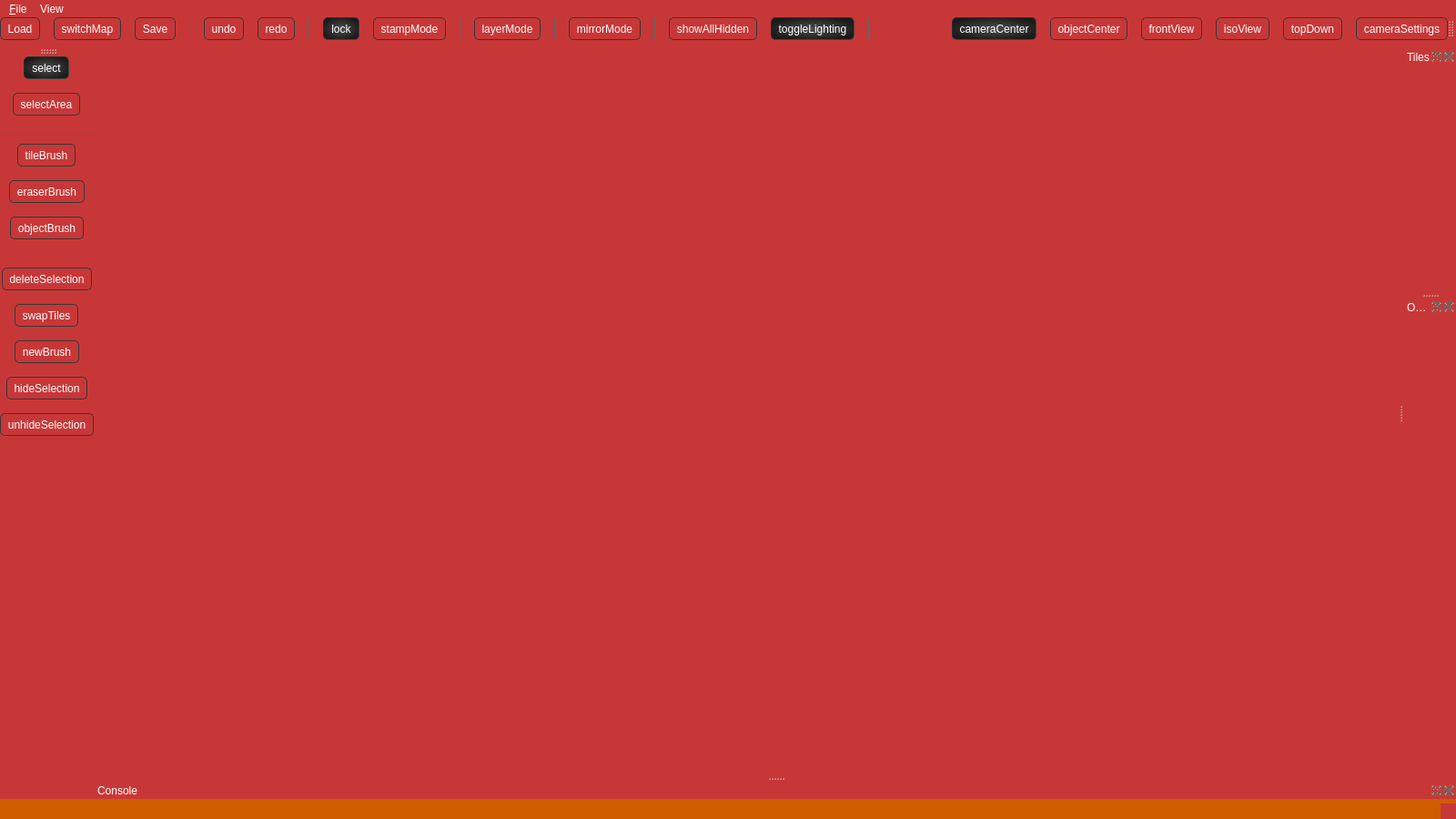
<?xml version="1.0" encoding="UTF-8"?>
<ui version="4.0">
 <class>Toolkit</class>
 <widget class="QMainWindow" name="Toolkit">
  <property name="geometry">
   <rect>
    <x>0</x>
    <y>0</y>
    <width>1600</width>
    <height>900</height>
   </rect>
  </property>
  <property name="windowTitle">
   <string>Build and Battle Toolkit 1.00.00</string>
  </property>
  <property name="styleSheet">
   <string notr="true">QWidget {
color: white;
background-color: rgb(200,55,55);
}

QComboBox
{
background-color: qlineargradient(spread:reflect, x1:0, y1:0.051, x2:0, y2:1, stop:0 rgba(97, 97, 97, 255), stop:0.642045 rgba(30, 30, 30, 255), stop:1 rgba(48, 48, 48, 255));
border: 1px solid rgb(30,30,30);
border-radius: 5px;
min-width: 6em;
padding: 1px 18px 1px 3px;
}

QStatusBar
{
	background-color: rgb(208, 93, 0);
}

QListView
{
background-color: rgb(30,30,30);
}

QComboBox:hover
{
background-color: qlineargradient(spread:reflect, x1:0, y1:0.051, x2:0, y2:1, stop:0 rgba(82, 82, 82, 255), stop:0.642045 rgba(14, 14, 14, 255), stop:1 rgba(61, 61, 61, 255));
border: 1px solid rgb(30,30,30);
border-radius: 5px;
min-width: 6em;
}

 QComboBox:!editable:on, QComboBox::drop-down:editable:on 
{
	background-color: qlineargradient(spread:reflect, x1:0, y1:0.051, x2:0, y2:1, stop:0 rgba(18, 18, 18, 255), stop:0.642045 rgba(84, 84, 84, 255), stop:0.994318 rgba(14, 14, 14, 255));
border: 1px solid rgb(30,30,30);
 }

QComboBox:down-arrow
{
background-color: transparent;
image: url(:/VecTB/icons/toolbars/Down_Arrow.png);
width: 7px;
height: 7px;
}

 QComboBox::drop-down 
{
     border-left: none; /*1px solid  rgb(100,100,100);*/
 }

 QComboBox QAbstractItemView 
{
selection-background-color:  rgb(90, 90, 90);
border: 1px solid rgb(100,100,100);
 }

/*
QGroupBox::title {
subcontrol-origin: margin;
left: 10px;
}
*/


QGroupBox {
border: 1px solid rgb(100,100,100);
border-radius: 5px;
margin-top: 1ex;
padding-top: 20px;
}

/*
QGroupBox::title
{
subcontrol-origin: margin;
}
*/

QLineEdit {
background-color: rgb(30,30,30);
border: 1px solid rgb(100,100,100);
}

QPushButton {
background-color: qlineargradient(spread:reflect, x1:0, y1:0.051, x2:0, y2:1, stop:0 rgba(97, 97, 97, 255), stop:0.642045 rgba(30, 30, 30, 255), stop:1 rgba(48, 48, 48, 255));
border-radius: 3px;
border: 1px solid rgb(100,100,100);
padding: 5px;
color: white;
min-width: 6em;
}

QPushButton:disabled {
background-color: rgb(100,100,100);
color: rgb(200,200,200);
border: 1px solid rgb(100,100,100);
min-width: 6em;
}

QPushButton:hover {
background-color: qlineargradient(spread:reflect, x1:0, y1:0.051, x2:0, y2:1, stop:0 rgba(236, 100, 0, 255), stop:0.625 rgba(255, 118, 18, 255), stop:1 rgba(196, 66, 0, 255));
}

QPushButton:pressed {
background-color: qlineargradient(spread:reflect, x1:0, y1:0.051, x2:0, y2:1, stop:0 rgba(209, 88, 0, 255), stop:0.625 rgba(118, 55, 8, 255), stop:1 rgba(176, 59, 0, 255));
border: 1px solid rgb(30,30,30);
}


/* QSpinBox and QDoubleSpinBox Section*/
QSpinBox,QDoubleSpinBox
{
background-color: rgb(30,30,30);
color: white;
border: 1px solid rgb(100,100,100);
min-width: 50px;
}

QLabel:disabled
{
color: rgb(200,200,200);
}

QLineEdit:disabled,QSpinBox:disabled,QDoubleSpinBox:disabled
{
background-color: rgb(100,100,100);
color: rgb(200,200,200);
border: 1px solid rgb(100,100,100);
min-width: 50px;
}

QSpinBox::up-button,QDoubleSpinBox::up-button
{
background-color: qlineargradient(spread:reflect, x1:0, y1:0.051, x2:0, y2:1, stop:0 rgba(97, 97, 97, 255), stop:0.642045 rgba(30, 30, 30, 255), stop:1 rgba(48, 48, 48, 255));
}

QSpinBox::down-button,QDoubleSpinBox::down-button
{
background-color: qlineargradient(spread:reflect, x1:0, y1:0.051, x2:0, y2:1, stop:0 rgba(97, 97, 97, 255), stop:0.642045 rgba(30, 30, 30, 255), stop:1 rgba(48, 48, 48, 255));
}

QSpinBox::up-button:hover,QDoubleSpinBox::up-button:hover
{
background-color: qlineargradient(spread:reflect, x1:0, y1:0.051, x2:0, y2:1, stop:0 rgba(236, 100, 0, 255), stop:0.625 rgba(255, 118, 18, 255), stop:1 rgba(196, 66, 0, 255));
}

QSpinBox::down-button:hover,QDoubleSpinBox::down-button:hover
{
background-color: qlineargradient(spread:reflect, x1:0, y1:0.051, x2:0, y2:1, stop:0 rgba(236, 100, 0, 255), stop:0.625 rgba(255, 118, 18, 255), stop:1 rgba(196, 66, 0, 255));
}

QSpinBox::up-button:pressed,QDoubleSpinBox::up-button:pressed
{
background-color: qlineargradient(spread:reflect, x1:0, y1:0.051, x2:0, y2:1, stop:0 rgba(124, 52, 0, 255), stop:0.625 rgba(36, 16, 2, 255), stop:1 rgba(97, 32, 0, 255));
}

QSpinBox::down-button:pressed,QDoubleSpinBox::down-button:pressed
{
background-color: qlineargradient(spread:reflect, x1:0, y1:0.051, x2:0, y2:1, stop:0 rgba(124, 52, 0, 255), stop:0.625 rgba(36, 16, 2, 255), stop:1 rgba(97, 32, 0, 255));
}

QSpinBox::up-button:disabled,QDoubleSpinBox::up-button:disabled
{
background-color: rgb(150,150,150);
}

QSpinBox::down-button:disabled,QDoubleSpinBox::down-button:disabled
{
background-color: rgb(150,150,150);
}

QSpinBox::up-arrow,QDoubleSpinBox::up-arrow
{
image: url(:/VecTB/icons/toolbars/Up_Arrow.png);
width: 6px;
height: 6px; 
}

QSpinBox::down-arrow,QDoubleSpinBox::down-arrow
{
image: url(:/VecTB/icons/toolbars/Down_Arrow.png);
width: 6px;
height: 6px; 
}

QSpinBox::up-arrow:hover,QDoubleSpinBox::up-arrow:hover
{
image: url(:/VecTB/icons/toolbars/Up_Arrow.png);
width: 6px;
height: 6px; 
}

QSpinBox::down-arrow:hover,QDoubleSpinBox::down-arrow:hover
{
image: url(:/VecTB/icons/toolbars/Down_Arrow.png);
width: 6px;
height: 6px; 
}

QSpinBox::up-arrow:disabled,QDoubleSpinBox::up-arrow:disabled
{
image: url(:/VecTB/icons/toolbars/Up_Arrow.png);
width: 6px;
height: 6px; 
}

QSpinBox::down-arrow:disabled,QDoubleSpinBox::down-arrow:disabled
{
image: url(:/VecTB/icons/toolbars/Down_Arrow.png);
width: 6px;
height: 6px; 
}
/* End of code for QSpinBox and QDoubleSpinBox*/


QMenuBar::item {
background-color: transparent;
}

QMenuBar::item:selected {
background-color: rgb(90, 90, 90);}

QMenu 
{
border: 1px solid transparent;
border-color: rgb(100, 100, 100);
min-width: 6em;
}

QMenu::separator 
{
background-color: rgb(100,100,100);
width: 1px;
height: 1px;
}

QMenu::item 
{
background-color: rgb(30, 30, 30);
}

QMenu::item:selected 
{
background-color: rgb(90, 90, 90);
}

QToolBar {
spacing: 15px;
border: 0px;
}

QToolBar::separator {
background-color: rgb(100,100,100);
width: 1px;
height: 1px;
}

/* TOOLBUTTON */

QToolButton
{
border-radius: 5px;
padding: 3px;
border: 1px solid rgb(55, 55, 55);
}

QToolButton:pressed
{
background-color: qradialgradient(spread:pad, cx:0.5, cy:0.5, radius:0.547, fx:0.5, fy:0.5, stop:0 rgba(77, 77, 77, 255), stop:1 rgba(27, 27, 27, 255));
border: 1px solid rgb(70, 70, 70);
padding: 3px;
border-radius: 5px;
}

QToolButton:hover {
background-color: rgb(90, 90, 90);
border-radius: 5px;
border: 1px solid rgb(70, 70, 70);
padding: 3px;
}

QToolButton[popupMode=&quot;1&quot;] { /* only for MenuButtonPopup */
    padding-right: 20px; /* make way for the popup button */
}

/* the subcontrols below are used only in the MenuButtonPopup mode */
QToolButton::menu-button {
	border: 1px solid rgb(55, 55, 55);
    border-top-right-radius: 5px;
    border-bottom-right-radius: 5px;
    /* 16px width + 4px for border = 20px allocated above */
    width: 16px;
}

QToolButton::menu-arrow {
    image: url(:/VecTB/icons/toolbars/Down_Arrow.png);
	width: 6px;
	height: 6px; 
}

QToolButton::menu-arrow:open {
    top: 1px; left: 1px; /* shift it a bit */
}

QToolButton:checked 
{
background-color: qradialgradient(spread:pad, cx:0.5, cy:0.5, radius:0.547, fx:0.5, fy:0.5, stop:0 rgba(77, 77, 77, 255), stop:1 rgba(27, 27, 27, 255));
border: 1px inset rgb(45, 45, 45);
padding: 3px;
border-radius: 5px;
}


/* END TOOLBUTTON */

QHeaderView::section {
background-color: rgb(70, 70, 70);
}

QTextEdit{
background-color: rgb(30,30,30);
border: 1px solid rgb(100,100,100);
}

QPlainTextEdit{
background-color: rgb(30,30,30);
border: 1px solid rgb(100,100,100);
}

QTreeWidget
{
background-color: rgb(30,30,30);
border: 1px solid rgb(100,100,100);
}

QListWidget
{
background-color: rgb(30,30,30);
border: 1px solid rgb(100,100,100);
}

QTabWidget::tab-bar {
    left: 5px; /* move to the right by 5px */
}

QTabBar::tab {
    background-color: rgb(55,55,55);
    border: 1px solid rgb(55,55,55);
	border-bottom-color: rgb(55,55,55);
    border-top-left-radius: 4px;
    border-top-right-radius: 4px;
    min-width: 8ex;
    padding: 2px;
}

QTabBar::tab:selected, QTabBar::tab:hover {
   border-color: rgb(30, 30, 30);
}

QTabBar::tab:selected {
    border-color: rgb(30,30,30);
    border-bottom-color: rgb(30,30,30);
}

QTabBar::tab:!selected 
{
    margin-top: 2px; /* make non-selected tabs look smaller */
}</string>
  </property>
  <property name="iconSize">
   <size>
    <width>24</width>
    <height>24</height>
   </size>
  </property>
  <property name="animated">
   <bool>false</bool>
  </property>
  <property name="dockOptions">
   <set>QMainWindow::AllowTabbedDocks</set>
  </property>
  <property name="unifiedTitleAndToolBarOnMac">
   <bool>false</bool>
  </property>
  <widget class="MapView" name="mMapView"/>
  <widget class="QMenuBar" name="mMenubar">
   <property name="geometry">
    <rect>
     <x>0</x>
     <y>0</y>
     <width>1600</width>
     <height>21</height>
    </rect>
   </property>
   <property name="styleSheet">
    <string notr="true"/>
   </property>
   <widget class="QMenu" name="menu_File">
    <property name="title">
     <string>&amp;File</string>
    </property>
    <addaction name="actionNew"/>
    <addaction name="actionLoad"/>
    <addaction name="actionSave"/>
    <addaction name="separator"/>
   </widget>
   <widget class="QMenu" name="menuView">
    <property name="title">
     <string>View</string>
    </property>
    <addaction name="actionResource_Browser"/>
   </widget>
   <addaction name="menu_File"/>
   <addaction name="menuView"/>
  </widget>
  <widget class="QStatusBar" name="mStatusbar"/>
  <widget class="QToolBar" name="mTopToolbar">
   <property name="enabled">
    <bool>true</bool>
   </property>
   <property name="acceptDrops">
    <bool>false</bool>
   </property>
   <property name="windowTitle">
    <string>toolBar</string>
   </property>
   <property name="layoutDirection">
    <enum>Qt::LeftToRight</enum>
   </property>
   <property name="movable">
    <bool>false</bool>
   </property>
   <property name="iconSize">
    <size>
     <width>20</width>
     <height>20</height>
    </size>
   </property>
   <property name="toolButtonStyle">
    <enum>Qt::ToolButtonIconOnly</enum>
   </property>
   <property name="floatable">
    <bool>false</bool>
   </property>
   <attribute name="toolBarArea">
    <enum>TopToolBarArea</enum>
   </attribute>
   <attribute name="toolBarBreak">
    <bool>false</bool>
   </attribute>
   <addaction name="actionLoad"/>
   <addaction name="actionSwitchMap"/>
   <addaction name="actionSave"/>
   <addaction name="separator"/>
   <addaction name="actionUndo"/>
   <addaction name="actionRedo"/>
   <addaction name="separator"/>
   <addaction name="actionUnlock"/>
   <addaction name="actionStampMode"/>
   <addaction name="separator"/>
   <addaction name="actionLayerMode"/>
   <addaction name="separator"/>
   <addaction name="actionMirrorMode"/>
   <addaction name="separator"/>
   <addaction name="actionShowAllHidden"/>
   <addaction name="actionToggleLighting"/>
   <addaction name="separator"/>
  </widget>
  <widget class="QToolBar" name="mSideToolbar">
   <property name="enabled">
    <bool>true</bool>
   </property>
   <property name="windowTitle">
    <string>toolBar_2</string>
   </property>
   <property name="movable">
    <bool>true</bool>
   </property>
   <property name="iconSize">
    <size>
     <width>20</width>
     <height>20</height>
    </size>
   </property>
   <attribute name="toolBarArea">
    <enum>LeftToolBarArea</enum>
   </attribute>
   <attribute name="toolBarBreak">
    <bool>false</bool>
   </attribute>
   <addaction name="actionSelect"/>
   <addaction name="actionSelectArea"/>
   <addaction name="separator"/>
   <addaction name="actionTileBrush"/>
   <addaction name="actionEraserBrush"/>
   <addaction name="actionObjectBrush"/>
   <addaction name="separator"/>
   <addaction name="actionDeleteSelection"/>
   <addaction name="actionSwapTiles"/>
   <addaction name="actionNewBrush"/>
   <addaction name="actionHideSelection"/>
   <addaction name="actionUnhideSelection"/>
  </widget>
  <widget class="QDockWidget" name="mDockTiles">
   <property name="allowedAreas">
    <set>Qt::LeftDockWidgetArea|Qt::RightDockWidgetArea</set>
   </property>
   <property name="windowTitle">
    <string>Tiles</string>
   </property>
   <attribute name="dockWidgetArea">
    <number>2</number>
   </attribute>
   <widget class="TileView" name="mTileView"/>
  </widget>
  <widget class="QDockWidget" name="mDockOutput">
   <property name="floating">
    <bool>false</bool>
   </property>
   <property name="features">
    <set>QDockWidget::DockWidgetClosable|QDockWidget::DockWidgetFloatable</set>
   </property>
   <property name="allowedAreas">
    <set>Qt::BottomDockWidgetArea</set>
   </property>
   <property name="windowTitle">
    <string>Console</string>
   </property>
   <attribute name="dockWidgetArea">
    <number>8</number>
   </attribute>
   <widget class="OutputView" name="mOutputView"/>
  </widget>
  <widget class="QDockWidget" name="mDockObjects">
   <property name="allowedAreas">
    <set>Qt::LeftDockWidgetArea|Qt::RightDockWidgetArea</set>
   </property>
   <property name="windowTitle">
    <string>Objects</string>
   </property>
   <attribute name="dockWidgetArea">
    <number>2</number>
   </attribute>
   <widget class="ObjectView" name="mObjectView">
    <layout class="QHBoxLayout" name="horizontalLayout"/>
   </widget>
  </widget>
  <widget class="QToolBar" name="mCamToolbar">
   <property name="windowTitle">
    <string>toolBar</string>
   </property>
   <property name="layoutDirection">
    <enum>Qt::RightToLeft</enum>
   </property>
   <property name="styleSheet">
    <string notr="true">QToolBar {
spacing: 2px;
border: 0px;
}</string>
   </property>
   <property name="movable">
    <bool>true</bool>
   </property>
   <property name="iconSize">
    <size>
     <width>20</width>
     <height>20</height>
    </size>
   </property>
   <attribute name="toolBarArea">
    <enum>TopToolBarArea</enum>
   </attribute>
   <attribute name="toolBarBreak">
    <bool>false</bool>
   </attribute>
   <addaction name="actionCameraSettings"/>
   <addaction name="actionTopDown"/>
   <addaction name="actionIsoView"/>
   <addaction name="actionFrontView"/>
   <addaction name="actionObjectCenter"/>
   <addaction name="actionCameraCenter"/>
  </widget>
  <widget class="QToolBar" name="toolBar">
   <property name="windowTitle">
    <string>toolBar</string>
   </property>
   <property name="movable">
    <bool>false</bool>
   </property>
   <attribute name="toolBarArea">
    <enum>TopToolBarArea</enum>
   </attribute>
   <attribute name="toolBarBreak">
    <bool>true</bool>
   </attribute>
  </widget>
  <action name="actionLoad">
   <property name="icon">
    <iconset resource="../toolkit.qrc">
     <normaloff>:/VecTB/icons/toolbars/Open.png</normaloff>
     <disabledoff>:/VecTB/icons/toolbars/Open_Disabled.png</disabledoff>:/VecTB/icons/toolbars/Open.png</iconset>
   </property>
   <property name="text">
    <string>Load</string>
   </property>
   <property name="toolTip">
    <string>Load map file</string>
   </property>
   <property name="shortcut">
    <string>Ctrl+L</string>
   </property>
  </action>
  <action name="actionSave">
   <property name="icon">
    <iconset resource="../toolkit.qrc">
     <normaloff>:/VecTB/icons/toolbars/Save.png</normaloff>
     <disabledoff>:/VecTB/icons/toolbars/Save_Disabled.png</disabledoff>:/VecTB/icons/toolbars/Save.png</iconset>
   </property>
   <property name="text">
    <string>Save</string>
   </property>
   <property name="toolTip">
    <string>Save map file</string>
   </property>
   <property name="shortcut">
    <string>Ctrl+S</string>
   </property>
  </action>
  <action name="actionNew">
   <property name="icon">
    <iconset>
     <normaloff>:/Toolbars/Resources/NewIcon.png</normaloff>:/Toolbars/Resources/NewIcon.png</iconset>
   </property>
   <property name="text">
    <string>New...</string>
   </property>
   <property name="toolTip">
    <string>Create new plugin</string>
   </property>
   <property name="shortcut">
    <string>Ctrl+N</string>
   </property>
  </action>
  <action name="actionSelect">
   <property name="checkable">
    <bool>true</bool>
   </property>
   <property name="checked">
    <bool>true</bool>
   </property>
   <property name="icon">
    <iconset resource="../toolkit.qrc">
     <normaloff>:/VecTB/icons/toolbars/Pointer.png</normaloff>
     <disabledoff>:/VecTB/icons/toolbars/Pointer_Disabled.png</disabledoff>:/VecTB/icons/toolbars/Pointer.png</iconset>
   </property>
   <property name="text">
    <string>select</string>
   </property>
   <property name="toolTip">
    <string>Select objects and tiles</string>
   </property>
  </action>
  <action name="actionSelectArea">
   <property name="checkable">
    <bool>true</bool>
   </property>
   <property name="icon">
    <iconset resource="../toolkit.qrc">
     <normaloff>:/VecTB/icons/toolbars/Selection_Tool.png</normaloff>
     <disabledoff>:/VecTB/icons/toolbars/Selection_Tool_Disabled.png</disabledoff>:/VecTB/icons/toolbars/Selection_Tool.png</iconset>
   </property>
   <property name="text">
    <string>selectArea</string>
   </property>
   <property name="toolTip">
    <string>Select an area of object/tiles</string>
   </property>
  </action>
  <action name="actionTileBrush">
   <property name="checkable">
    <bool>true</bool>
   </property>
   <property name="checked">
    <bool>false</bool>
   </property>
   <property name="icon">
    <iconset resource="../toolkit.qrc">
     <normaloff>:/VecTB/icons/toolbars/Build_Tile_Tool.png</normaloff>
     <disabledoff>:/VecTB/icons/toolbars/Build_Tile_Tool_Disabled.png</disabledoff>:/VecTB/icons/toolbars/Build_Tile_Tool.png</iconset>
   </property>
   <property name="text">
    <string>tileBrush</string>
   </property>
   <property name="toolTip">
    <string>Add tiles to the scene</string>
   </property>
  </action>
  <action name="actionObjectBrush">
   <property name="checkable">
    <bool>true</bool>
   </property>
   <property name="icon">
    <iconset resource="../toolkit.qrc">
     <normaloff>:/VecTB/icons/toolbars/Build_Object_Tool.png</normaloff>
     <disabledoff>:/VecTB/icons/toolbars/Build_Object_Tool_Disabled.png</disabledoff>:/VecTB/icons/toolbars/Build_Object_Tool.png</iconset>
   </property>
   <property name="text">
    <string>objectBrush</string>
   </property>
   <property name="toolTip">
    <string>Add objects to the scene</string>
   </property>
  </action>
  <action name="actionEraserBrush">
   <property name="checkable">
    <bool>true</bool>
   </property>
   <property name="icon">
    <iconset resource="../toolkit.qrc">
     <normaloff>:/VecTB/icons/toolbars/Eraser.png</normaloff>
     <disabledoff>:/VecTB/icons/toolbars/Eraser_Disabled.png</disabledoff>:/VecTB/icons/toolbars/Eraser.png</iconset>
   </property>
   <property name="text">
    <string>eraserBrush</string>
   </property>
   <property name="toolTip">
    <string>Remove tiles/objects from the world</string>
   </property>
  </action>
  <action name="actionDeleteSelection">
   <property name="icon">
    <iconset resource="../toolkit.qrc">
     <normaloff>:/VecTB/icons/toolbars/Delete.png</normaloff>
     <disabledoff>:/VecTB/icons/toolbars/Delete_Disabled.png</disabledoff>:/VecTB/icons/toolbars/Delete.png</iconset>
   </property>
   <property name="text">
    <string>deleteSelection</string>
   </property>
   <property name="toolTip">
    <string>Delete the currently selected items</string>
   </property>
  </action>
  <action name="actionSwapTiles">
   <property name="icon">
    <iconset resource="../toolkit.qrc">
     <normaloff>:/VecTB/icons/toolbars/Change_Tile_Type.png</normaloff>
     <disabledoff>:/VecTB/icons/toolbars/Change_Tile_Type_Disabled.png</disabledoff>:/VecTB/icons/toolbars/Change_Tile_Type.png</iconset>
   </property>
   <property name="text">
    <string>swapTiles</string>
   </property>
   <property name="toolTip">
    <string>Swap the selected tiles in the scene with the selected tile in the Tiles window</string>
   </property>
  </action>
  <action name="actionNewBrush">
   <property name="icon">
    <iconset resource="../toolkit.qrc">
     <normaloff>:/VecTB/icons/toolbars/Selection_To_Brush.png</normaloff>
     <disabledoff>:/VecTB/icons/toolbars/Selection_To_Brush_Disabled.png</disabledoff>:/VecTB/icons/toolbars/Selection_To_Brush.png</iconset>
   </property>
   <property name="text">
    <string>newBrush</string>
   </property>
   <property name="toolTip">
    <string>Create a new brush from the current selection of tiles</string>
   </property>
  </action>
  <action name="actionHideSelection">
   <property name="icon">
    <iconset resource="../toolkit.qrc">
     <normaloff>:/VecTB/icons/toolbars/Hidden.png</normaloff>
     <disabledoff>:/VecTB/icons/toolbars/Hidden_Disabled.png</disabledoff>:/VecTB/icons/toolbars/Hidden.png</iconset>
   </property>
   <property name="text">
    <string>hideSelection</string>
   </property>
   <property name="toolTip">
    <string>Hide the currently selected objects</string>
   </property>
  </action>
  <action name="actionUnhideSelection">
   <property name="icon">
    <iconset resource="../toolkit.qrc">
     <normaloff>:/VecTB/icons/toolbars/Visable.png</normaloff>
     <disabledoff>:/VecTB/icons/toolbars/Visable_Disabled.png</disabledoff>:/VecTB/icons/toolbars/Visable.png</iconset>
   </property>
   <property name="text">
    <string>unhideSelection</string>
   </property>
   <property name="toolTip">
    <string>Unhide the current selection</string>
   </property>
  </action>
  <action name="actionUndo">
   <property name="icon">
    <iconset resource="../toolkit.qrc">
     <normaloff>:/VecTB/icons/toolbars/Undo.png</normaloff>
     <disabledoff>:/VecTB/icons/toolbars/Undo_Disabled.png</disabledoff>:/VecTB/icons/toolbars/Undo.png</iconset>
   </property>
   <property name="text">
    <string>undo</string>
   </property>
   <property name="toolTip">
    <string>Undo previous action</string>
   </property>
  </action>
  <action name="actionRedo">
   <property name="icon">
    <iconset resource="../toolkit.qrc">
     <normaloff>:/VecTB/icons/toolbars/Redo.png</normaloff>
     <disabledoff>:/VecTB/icons/toolbars/Redo_Disabled.png</disabledoff>:/VecTB/icons/toolbars/Redo.png</iconset>
   </property>
   <property name="text">
    <string>redo</string>
   </property>
   <property name="toolTip">
    <string>Redo previous action</string>
   </property>
  </action>
  <action name="actionUnlock">
   <property name="checkable">
    <bool>true</bool>
   </property>
   <property name="checked">
    <bool>true</bool>
   </property>
   <property name="icon">
    <iconset resource="../toolkit.qrc">
     <normaloff>:/VecTB/icons/toolbars/Unlocked.png</normaloff>
     <normalon>:/VecTB/icons/toolbars/Locked.png</normalon>:/VecTB/icons/toolbars/Unlocked.png</iconset>
   </property>
   <property name="text">
    <string>lock</string>
   </property>
   <property name="toolTip">
    <string>If enabled the brush will  replace any tiles it crosses over</string>
   </property>
  </action>
  <action name="actionStampMode">
   <property name="checkable">
    <bool>true</bool>
   </property>
   <property name="icon">
    <iconset resource="../toolkit.qrc">
     <normaloff>:/VecTB/icons/toolbars/Click_To_Build.png</normaloff>
     <disabledoff>:/VecTB/icons/toolbars/Click_To_Build_Disabled.png</disabledoff>:/VecTB/icons/toolbars/Click_To_Build.png</iconset>
   </property>
   <property name="text">
    <string>stampMode</string>
   </property>
   <property name="toolTip">
    <string>If enabled the brushes will only be activated once per click</string>
   </property>
  </action>
  <action name="actionLayerMode">
   <property name="checkable">
    <bool>true</bool>
   </property>
   <property name="icon">
    <iconset resource="../toolkit.qrc">
     <normaloff>:/VecTB/icons/toolbars/Select_Layer.png</normaloff>
     <disabledoff>:/VecTB/icons/toolbars/Select_Layer_Disabled.png</disabledoff>:/VecTB/icons/toolbars/Select_Layer.png</iconset>
   </property>
   <property name="text">
    <string>layerMode</string>
   </property>
   <property name="toolTip">
    <string>Set the active layer - all higher layers will be hidden</string>
   </property>
  </action>
  <action name="actionCameraCenter">
   <property name="checkable">
    <bool>true</bool>
   </property>
   <property name="checked">
    <bool>true</bool>
   </property>
   <property name="enabled">
    <bool>true</bool>
   </property>
   <property name="icon">
    <iconset resource="../toolkit.qrc">
     <normaloff>:/VecTB/icons/toolbars/Camera_Center.png</normaloff>
     <disabledoff>:/VecTB/icons/toolbars/Camera_Center_Disabled.png</disabledoff>:/VecTB/icons/toolbars/Camera_Center.png</iconset>
   </property>
   <property name="text">
    <string>cameraCenter</string>
   </property>
   <property name="toolTip">
    <string>Make the camera the center of rotation</string>
   </property>
  </action>
  <action name="actionObjectCenter">
   <property name="checkable">
    <bool>true</bool>
   </property>
   <property name="icon">
    <iconset resource="../toolkit.qrc">
     <normaloff>:/VecTB/icons/toolbars/Object_Center.png</normaloff>
     <disabledoff>:/VecTB/icons/toolbars/Object_Center_Disabled.png</disabledoff>:/VecTB/icons/toolbars/Object_Center.png</iconset>
   </property>
   <property name="text">
    <string>objectCenter</string>
   </property>
   <property name="toolTip">
    <string>Center the camera around the last selected object</string>
   </property>
  </action>
  <action name="actionFrontView">
   <property name="icon">
    <iconset resource="../toolkit.qrc">
     <normaloff>:/VecTB/icons/toolbars/Front_Camera.png</normaloff>
     <disabledoff>:/VecTB/icons/toolbars/Front_Camera_Disabled.png</disabledoff>:/VecTB/icons/toolbars/Front_Camera.png</iconset>
   </property>
   <property name="text">
    <string>frontView</string>
   </property>
   <property name="toolTip">
    <string>Restrict the camera angle to stay even with the horizontal plane</string>
   </property>
  </action>
  <action name="actionTopDown">
   <property name="icon">
    <iconset resource="../toolkit.qrc">
     <normaloff>:/VecTB/icons/toolbars/Top_Camera.png</normaloff>
     <disabledoff>:/VecTB/icons/toolbars/Top_Camera_Disabled.png</disabledoff>:/VecTB/icons/toolbars/Top_Camera.png</iconset>
   </property>
   <property name="text">
    <string>topDown</string>
   </property>
   <property name="toolTip">
    <string>Lock the camera in top down view</string>
   </property>
  </action>
  <action name="actionIsoView">
   <property name="icon">
    <iconset resource="../toolkit.qrc">
     <normaloff>:/VecTB/icons/toolbars/Iso_Camera.png</normaloff>
     <disabledoff>:/VecTB/icons/toolbars/Iso_Camera_Disabled.png</disabledoff>:/VecTB/icons/toolbars/Iso_Camera.png</iconset>
   </property>
   <property name="text">
    <string>isoView</string>
   </property>
   <property name="toolTip">
    <string>Lock the camera in isometric view</string>
   </property>
  </action>
  <action name="actionNewMap">
   <property name="icon">
    <iconset resource="../toolkit.qrc">
     <normaloff>:/VecTB/icons/toolbars/New_Map.png</normaloff>
     <disabledoff>:/VecTB/icons/toolbars/New_Map_Disabled.png</disabledoff>:/VecTB/icons/toolbars/New_Map.png</iconset>
   </property>
   <property name="text">
    <string>newMap</string>
   </property>
   <property name="toolTip">
    <string>Create new map</string>
   </property>
  </action>
  <action name="actionSwitchMap">
   <property name="icon">
    <iconset resource="../toolkit.qrc">
     <normaloff>:/VecTB/icons/toolbars/Extra_Icon.png</normaloff>
     <disabledoff>:/VecTB/icons/toolbars/Extra_Icon_Disabled.png</disabledoff>:/VecTB/icons/toolbars/Extra_Icon.png</iconset>
   </property>
   <property name="text">
    <string>switchMap</string>
   </property>
   <property name="toolTip">
    <string>Switch the current map being edited</string>
   </property>
  </action>
  <action name="actionCameraSettings">
   <property name="icon">
    <iconset resource="../toolkit.qrc">
     <normaloff>:/VecTB/icons/toolbars/Settings.png</normaloff>
     <disabledoff>:/VecTB/icons/toolbars/Settings_Disabled.png</disabledoff>:/VecTB/icons/toolbars/Settings.png</iconset>
   </property>
   <property name="text">
    <string>cameraSettings</string>
   </property>
   <property name="toolTip">
    <string>Bring up dialog with camera settings</string>
   </property>
  </action>
  <action name="actionShowAllHidden">
   <property name="checkable">
    <bool>true</bool>
   </property>
   <property name="enabled">
    <bool>true</bool>
   </property>
   <property name="icon">
    <iconset resource="../toolkit.qrc">
     <normaloff>:/VecTB/icons/toolbars/Visable.png</normaloff>
     <disabledoff>:/VecTB/icons/toolbars/Visable_Disabled.png</disabledoff>:/VecTB/icons/toolbars/Visable.png</iconset>
   </property>
   <property name="text">
    <string>showAllHidden</string>
   </property>
   <property name="toolTip">
    <string>Show all hidden objects so that you can unhide them if you want</string>
   </property>
  </action>
  <action name="actionMirrorMode">
   <property name="checkable">
    <bool>true</bool>
   </property>
   <property name="icon">
    <iconset resource="../toolkit.qrc">
     <normaloff>:/VecTB/icons/toolbars/Mirror_Build_Mode.png</normaloff>
     <disabledoff>:/VecTB/icons/toolbars/Mirror_Build_Mode_Disabled.png</disabledoff>:/VecTB/icons/toolbars/Mirror_Build_Mode.png</iconset>
   </property>
   <property name="text">
    <string>mirrorMode</string>
   </property>
   <property name="toolTip">
    <string>Enable mirror mode building</string>
   </property>
  </action>
  <action name="actionToggleLighting">
   <property name="checkable">
    <bool>true</bool>
   </property>
   <property name="checked">
    <bool>true</bool>
   </property>
   <property name="icon">
    <iconset resource="../toolkit.qrc">
     <normaloff>:/VecTB/icons/toolbars/Lighting_Toggle.png</normaloff>:/VecTB/icons/toolbars/Lighting_Toggle.png</iconset>
   </property>
   <property name="text">
    <string>toggleLighting</string>
   </property>
   <property name="toolTip">
    <string>Enable/disable lighting - disabling lighting can increase performance</string>
   </property>
  </action>
  <action name="actionResource_Browser">
   <property name="text">
    <string>Resource Browser</string>
   </property>
  </action>
 </widget>
 <customwidgets>
  <customwidget>
   <class>MapView</class>
   <extends>QWidget</extends>
   <header>mapview.h</header>
   <container>1</container>
  </customwidget>
  <customwidget>
   <class>OutputView</class>
   <extends>QWidget</extends>
   <header>outputview.h</header>
   <container>1</container>
  </customwidget>
  <customwidget>
   <class>TileView</class>
   <extends>QWidget</extends>
   <header>tileview.h</header>
   <container>1</container>
  </customwidget>
  <customwidget>
   <class>ObjectView</class>
   <extends>QWidget</extends>
   <header>objectview.h</header>
   <container>1</container>
  </customwidget>
 </customwidgets>
 <resources>
  <include location="../toolkit.qrc"/>
 </resources>
 <connections/>
 <slots>
  <slot>on_select(bool)</slot>
  <slot>on_select_area(bool)</slot>
  <slot>on_selection_brush(bool)</slot>
  <slot>on_tile_brush(bool)</slot>
  <slot>on_object_brush(bool)</slot>
  <slot>on_eraser_brush(bool)</slot>
  <slot>on_properties_click(bool)</slot>
  <slot>on_erase_click(bool)</slot>
  <slot>on_new()</slot>
  <slot>on_load()</slot>
  <slot>on_save()</slot>
  <slot>on_undo()</slot>
  <slot>on_redo()</slot>
  <slot>on_unlock(bool)</slot>
  <slot>on_stamp_mode(bool)</slot>
  <slot>on_layer_mode(bool)</slot>
  <slot>on_del_selection()</slot>
  <slot>on_replace_tile()</slot>
  <slot>on_new_brush()</slot>
  <slot>on_hide_selection()</slot>
  <slot>on_unhide_selection()</slot>
  <slot>on_cam_center(bool)</slot>
  <slot>on_cam_iso(bool)</slot>
  <slot>on_cam_top(bool)</slot>
  <slot>on_switch_maps()</slot>
  <slot>on_cam_front(bool)</slot>
  <slot>on_object_center(bool)</slot>
  <slot>on_camera_settings()</slot>
  <slot>on_show_all_hidden(bool)</slot>
  <slot>on_mirror_mode(bool)</slot>
  <slot>on_toggle_lighting(bool)</slot>
  <slot>on_toggle_xfb(bool)</slot>
  <slot>on_resource_browser()</slot>
 </slots>
</ui>
